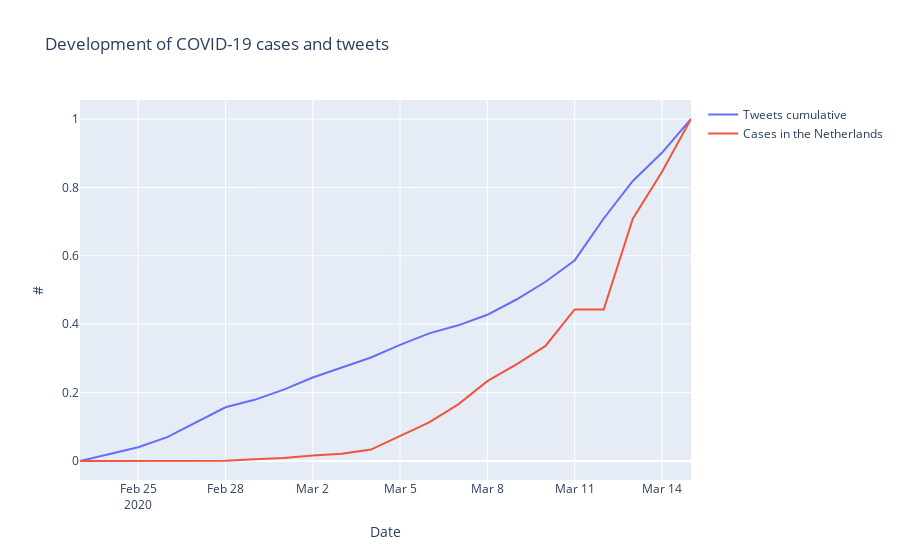

Here is the notebook cell this chart was saved with:
### Markdown cell above
# Visualizing tweets and cases

### Code cell
Time = TweetsPerDayNormalized["date"].to_list()
TweetsNorm = TweetsPerDayNormalized.CumSum.to_list()
EucasesNorm = CasesNorm.Netherlands.to_list()
fig = go.Figure()
fig.add_trace(go.Line(x=Time, y=TweetsNorm, name="Tweets cumulative"))
fig.add_trace(go.Line(x=Time, y=EucasesNorm, name="Cases in the Netherlands"))
fig.update_layout(
    title="Development of COVID-19 cases and tweets",
    xaxis_title="Date",
    yaxis_title="#"
    )
fig.show()

### Figure 1 — Plotly figure (JSON) as saved in the notebook; plotly's stock layout.template omitted (floating-point values rounded to 4 significant figures)
{"data": [{"name": "Tweets cumulative", "type": "scatter", "x": ["2020-02-23", "2020-02-24", "2020-02-25", "2020-02-26", "2020-02-27", "2020-02-28", "2020-02-29", "2020-03-01", "2020-03-02", "2020-03-03", "2020-03-04", "2020-03-05", "2020-03-06", "2020-03-07", "2020-03-08", "2020-03-09", "2020-03-10", "2020-03-11", "2020-03-12", "2020-03-13", "2020-03-14", "2020-03-15"], "y": [0, 0.01905, 0.0403, 0.06979, 0.1133, 0.1571, 0.1789, 0.2086, 0.2441, 0.2744, 0.3026, 0.3395, 0.3731, 0.3967, 0.4275, 0.4722, 0.524, 0.5864, 0.7091, 0.8187, 0.9011, 1]}, {"name": "Cases in the Netherlands", "type": "scatter", "x": ["2020-02-23", "2020-02-24", "2020-02-25", "2020-02-26", "2020-02-27", "2020-02-28", "2020-02-29", "2020-03-01", "2020-03-02", "2020-03-03", "2020-03-04", "2020-03-05", "2020-03-06", "2020-03-07", "2020-03-08", "2020-03-09", "2020-03-10", "2020-03-11", "2020-03-12", "2020-03-13", "2020-03-14", "2020-03-15"], "y": [0, 0, 0, 0, 0.0008811, 0.0008811, 0.005286, 0.008811, 0.01586, 0.02115, 0.03348, 0.07225, 0.1128, 0.1656, 0.2335, 0.2828, 0.3366, 0.4432, 0.4432, 0.7084, 0.8449, 1]}], "layout": {"title": {"text": "Development of COVID-19 cases and tweets"}, "xaxis": {"title": {"text": "Date"}}, "yaxis": {"title": {"text": "#"}}}}
